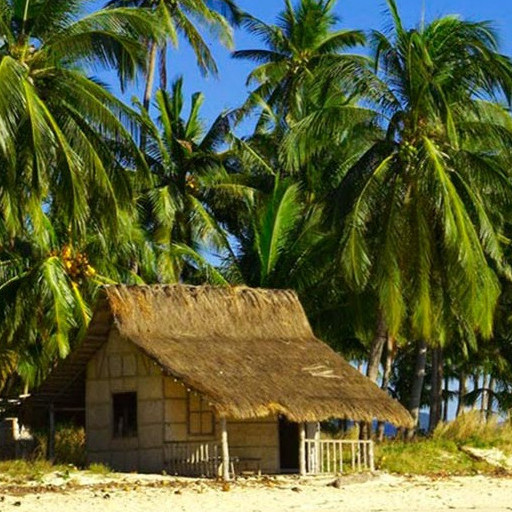
#> input picture TallerBootcamp/prueba CV Basico 3/hut.jpg, 512 x 512 px
$ python prueba3.py
#> lines starting #> are read from the running program, lines starting #| are printed output that depends on the picture
import cv2
import matplotlib.pyplot as plt

img_bgr = cv2.imread('hut.jpg', 1)
#> img_bgr is the input picture: shape (512, 512, 3); mean B, G, R 55.6, 95.8, 89.3

color = ('b', 'g', 'r')

for i, col in enumerate(color):
    histr = cv2.calcHist([img_bgr], [i], None, [256], [0, 256])
    plt.plot(histr, color = col)
    plt.xlim([0, 256])

plt.show()
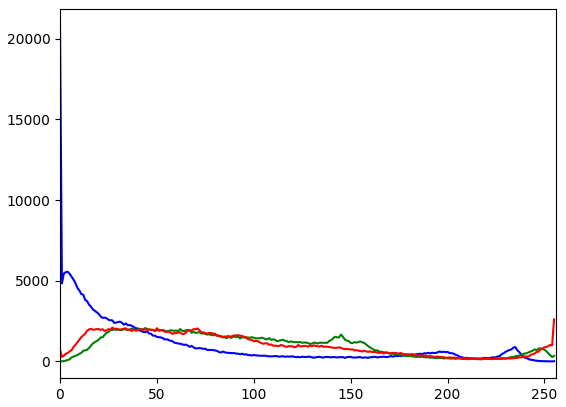
#> figure drawn by matplotlib, 1 panel; curve peaks at x = 0, y = 20816; curve peaks at x = 44, y = 2072; curve peaks at x = 255, y = 2601
